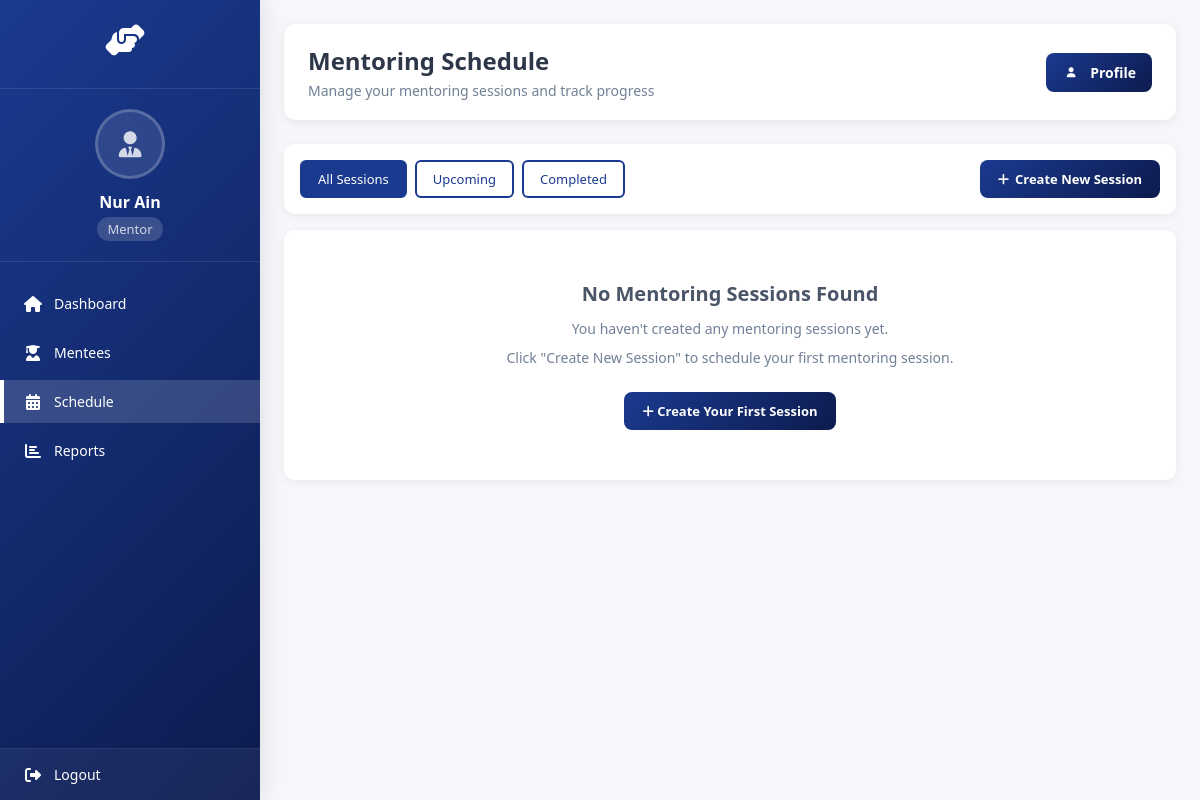
/mmms/mentor/schedule/ (signed in), run on an earlier commit of the app's database.
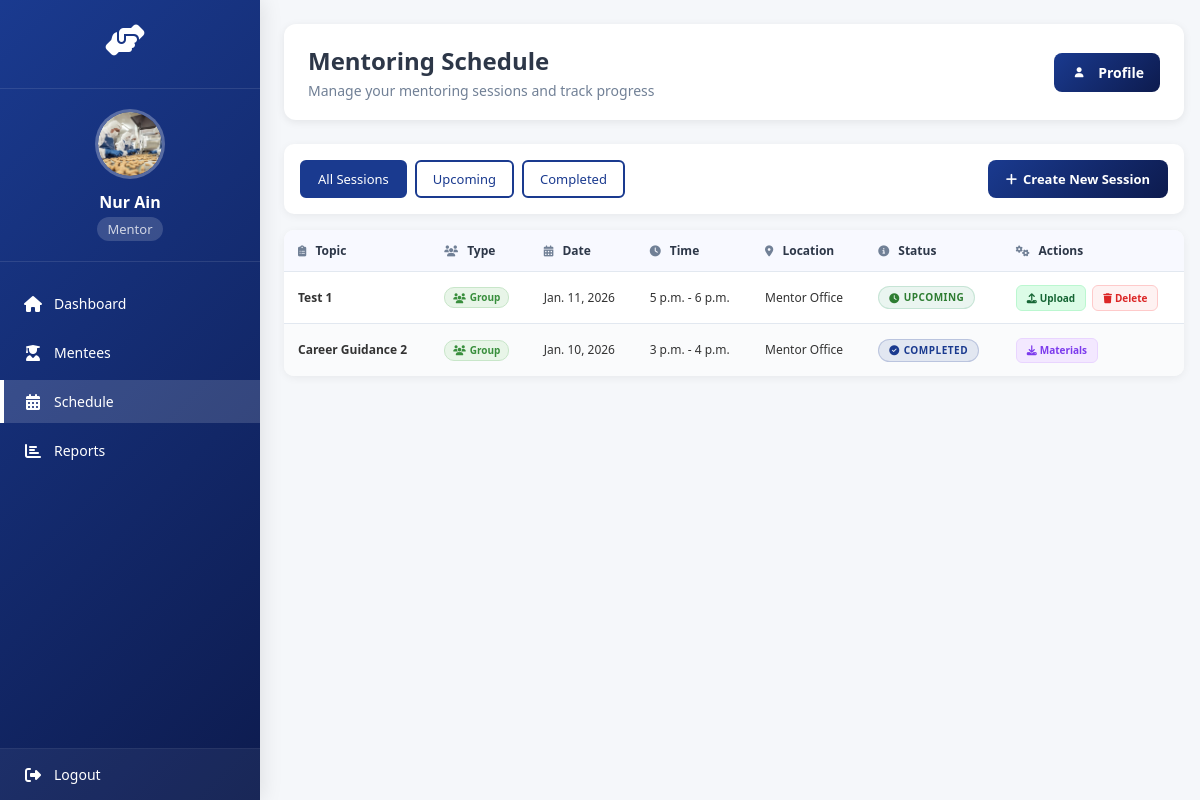
And on a later commit of the database.
### system/models.py (models this page shows, shortened)
class Mentor(models.Model):
    user = models.OneToOneField(settings.AUTH_USER_MODEL, on_delete=models.CASCADE)
    profile_picture = models.ImageField(upload_to='mentor_profile_pictures/', null=True, blank=True)
    MentorID = models.CharField(max_length=12, primary_key=True)
    MentorName = models.CharField(max_length=100)
    MentorEmail = models.EmailField()
    MentorPhone = models.CharField(max_length=15)
    MentorIC = models.CharField(max_length=15)
    MentorAddress = models.CharField(max_length=255)
    MentorPostcode = models.CharField(max_length=10)
    MentorCity = models.CharField(max_length=50)
    MentorState = models.CharField(max_length=50)
    MentorRace = models.CharField(max_length=50)
    MentorReligion = models.CharField(max_length=50)
    MentorDepartment = models.CharField(max_length=100)
    MaxMentees = models.IntegerField(default=20)
    CurrentMentees = models.IntegerField(default=0)
    MentorJoinDate = models.DateField()

class Activity(models.Model):
    ACTIVITY_TYPES = (
        ('mentoring', 'Mentoring Session'),
        ('workshop', 'Workshop'),
        ('seminar', 'Seminar'),
        ('meeting', 'Meeting'),
        ('other', 'Other'),
    )
    ActivityID = models.CharField(max_length=20, primary_key=True)
    ActivityName = models.CharField(max_length=200)
    ActivityType = models.CharField(max_length=20, choices=ACTIVITY_TYPES)
    Description = models.TextField(blank=True)
    Date = models.DateField()
    StartTime = models.TimeField()
    EndTime = models.TimeField()
    Location = models.CharField(max_length=200)
    CreatedBy = models.ForeignKey(settings.AUTH_USER_MODEL, on_delete=models.CASCADE)
    CreatedAt = models.DateTimeField(auto_now_add=True)
    IsMentoringSession = models.BooleanField(default=False)
    PrimaryMentor = models.ForeignKey('Mentor', on_delete=models.CASCADE, null=True, blank=True,
                                     related_name='primary_activities')
    AdditionalMentors = models.ManyToManyField('Mentor', blank=True,
                                              related_name='additional_activities')
    Attendees = models.ManyToManyField(Mentee, through='Attendance')
    @property
    def Mentor(self):
        """Backward compatibility property - returns primary mentor"""
        return self.PrimaryMentor

class MentoringSession(models.Model):
    SESSION_TYPES = (
        ('individual', 'Individual'),
        ('group', 'Group'),
    )
    activity = models.OneToOneField(Activity, on_delete=models.CASCADE)
    session_type = models.CharField(max_length=20, choices=SESSION_TYPES, default='individual')
    topic = models.CharField(max_length=200)
    materials = models.FileField(upload_to='session_materials/', blank=True, null=True)
    completed = models.BooleanField(default=False)
    completion_date = models.DateTimeField(null=True, blank=True)

### system/views.py (the view, shortened to what this page needs)
# urls.py: path('mentor/schedule/', views.mentoring_schedule, name='mentoring_schedule'),
@login_required
def mentoring_schedule(request):
    if request.user.role != 'mentor':
        messages.error(request, 'Access denied. Mentor role required.')
        return redirect('homepage')
    mentor = get_object_or_404(Mentor, user=request.user)
    today = timezone.now().date()
    time_filter = request.GET.get('time_filter', 'all')
    if time_filter == 'completed':
        mentoring_activities = Activity.objects.filter(
            IsMentoringSession=True,
            PrimaryMentor=mentor,
            mentoringsession__completed=True  # Only explicitly completed sessions
        ).distinct().order_by('-Date', 'StartTime')
    else:  # 'all' (default)
        mentoring_activities = Activity.objects.filter(
            IsMentoringSession=True,
            PrimaryMentor=mentor,
        ).distinct().order_by('-Date', 'StartTime')
    sessions_data = []
    completed_count = 0
    upcoming_count = 0
    for activity in mentoring_activities:
        try:
            mentoring_session = MentoringSession.objects.get(activity=activity)
            if mentoring_session.completed:
                completed_count += 1
            else:
                upcoming_count += 1
            sessions_data.append({
                'activity': activity,
                'mentoring_session': mentoring_session,
                'attendance': Attendance.objects.filter(activity=activity)
            })
        except MentoringSession.DoesNotExist:
            continue
    context = {
        'mentor': mentor,
        'sessions_data': sessions_data,
        'time_filter': time_filter,
        'today': today,
        'completed_count': completed_count,
        'upcoming_count': upcoming_count,
        'total_sessions': len(sessions_data),
        'assigned_mentees_count': mentor.mentee_set.count(),
    }
    return render(request, 'mentoring_schedule.html', context)

### system/templates/mentoring_schedule.html (shortened to what this page needs)
<!DOCTYPE html>
<html lang="en">
<head>
    <link rel="stylesheet" href="https://cdnjs.cloudflare.com/ajax/libs/font-awesome/6.4.0/css/all.min.css">
</head>
<body>
    <div class="sidebar">
        <div class="logo-section">
            <div class="logo">
                <i class="fas fa-hands-helping"></i>
            </div>
        </div>
        <div class="user-info">
            <div class="user-avatar">
                {% if mentor.profile_picture %}
                    <img src="{{ mentor.profile_picture.url }}" alt="Profile Picture" id="sidebarProfilePic">
                {% else %}
                    <i class="fas fa-user-tie" id="sidebarProfileIcon"></i>
                {% endif %}
            </div>
            <div class="user-name">{{ mentor.MentorName }}</div>
            <div class="user-role">Mentor</div>
        </div>
        <ul class="nav-menu">
            <li class="nav-item">
                <a href="{% url 'mentor_homepage' %}" class="nav-link">
                    <i class="fas fa-home"></i>
                    <span class="nav-text">Dashboard</span>
                </a>
            </li>
            <li class="nav-item">
                <a href="{% url 'view_assigned_mentees' %}" class="nav-link">
                    <i class="fas fa-user-graduate"></i>
                    <span class="nav-text">Mentees</span>
                </a>
            </li>
            <li class="nav-item">
                <a href="{% url 'mentoring_schedule' %}" class="nav-link active">
                    <i class="fas fa-calendar-alt"></i>
                    <span class="nav-text">Schedule</span>
                </a>
            </li>
            <li class="nav-item">
                <a href="{% url 'activity_report' %}" class="nav-link">
                    <i class="fas fa-chart-bar"></i>
                    <span class="nav-text">Reports</span>
                </a>
            </li>
        </ul>
        <div class="sidebar-footer">
            <div class="nav-item logout-item">
                <a href="{% url 'logout' %}" class="logout-link">
                    <i class="fas fa-sign-out-alt"></i>
                    <span class="nav-text">Logout</span>
                </a>
            </div>
        </div>
    </div>
    <div class="main-content">
        <div class="content-header">
            <div>
                <h1>Mentoring Schedule</h1>
                <p>Manage your mentoring sessions and track progress</p>
            </div>
            <div class="profile-section">
                <a href="{% url 'mentor_update_profile' %}" class="profile-btn">
                    <div class="profile-avatar">
                        <i class="fas fa-user"></i>
                    </div>
                    <span>Profile</span>
                </a>
            </div>
        </div>
        <div class="controls">
            <div class="filter-buttons">
                <a href="?time_filter=all" class="filter-btn {% if time_filter == 'all' or not time_filter %}active{% endif %}">All Sessions</a>
                <a href="?time_filter=upcoming" class="filter-btn {% if time_filter == 'upcoming' %}active{% endif %}">Upcoming</a>
                <a href="?time_filter=completed" class="filter-btn {% if time_filter == 'completed' %}active{% endif %}">Completed</a>
            </div>
            <a href="{% url 'create_mentoring_session' %}" class="create-btn">
                <i class="fas fa-plus"></i> Create New Session
            </a>
        </div>
        {% if sessions_data %}
        <div class="mentoring-schedule-container">
            <table class="mentoring-schedule-table">
                <thead>
                    <tr>
                        <th><i class="fas fa-clipboard-list table-header-icon"></i> Topic</th>
                        <th><i class="fas fa-users table-header-icon"></i> Type</th>
                        <th><i class="fas fa-calendar-alt table-header-icon"></i> Date</th>
                        <th><i class="fas fa-clock table-header-icon"></i> Time</th>
                        <th><i class="fas fa-map-marker-alt table-header-icon"></i> Location</th>
                        <th><i class="fas fa-info-circle table-header-icon"></i> Status</th>
                        <th><i class="fas fa-cogs table-header-icon"></i> Actions</th>
                    </tr>
                </thead>
                <tbody>
                    {% for session in sessions_data %}
                    <tr>
                        <td>
                            <strong>{{ session.activity.ActivityName }}</strong>
                        </td>
                        <td>
                            <span class="session-type-badge type-{{ session.mentoring_session.session_type }}">
                                <i class="fas fa-{% if session.mentoring_session.session_type == 'individual' %}user{% else %}users{% endif %}"></i>
                                {{ session.mentoring_session.get_session_type_display }}
                            </span>
                        </td>
                        <td>{{ session.activity.Date }}</td>
                        <td>{{ session.activity.StartTime }} - {{ session.activity.EndTime }}</td>
                        <td>{{ session.activity.Location }}</td>
                        <td>
                            <span class="status-badge
                                {% if session.mentoring_session.completed or session.mentoring_session.materials %}status-completed
                                {% else %}status-upcoming{% endif %}">
                                <i class="fas fa-{% if session.mentoring_session.completed or session.mentoring_session.materials %}check-circle{% else %}clock{% endif %}"></i>
                                {% if session.mentoring_session.completed or session.mentoring_session.materials %}COMPLETED
                                {% else %}UPCOMING{% endif %}
                            </span>
                        </td>
                        <td>
                            <div class="action-buttons">
                                {% if not session.mentoring_session.completed and not session.mentoring_session.materials %}
                                <button type="button" class="action-btn btn-upload upload-materials-btn"
                                        data-activity-id="{{ session.activity.ActivityID }}">
                                    <i class="fas fa-upload"></i> Upload
                                </button>
                                {% endif %}
                                {% if session.mentoring_session.materials %}
                                <a href="{{ session.mentoring_session.materials.url }}" target="_blank" class="action-btn btn-materials">
                                    <i class="fas fa-download"></i> Materials
                                </a>
                                {% endif %}
                                {% if not session.mentoring_session.completed or not session.mentoring_session.materials %}
                                <form method="POST" action="{% url 'delete_mentoring_session' session.activity.ActivityID %}" style="display: inline;">
                                    <button type="submit" class="action-btn btn-delete" onclick="return confirm('Are you sure you want to delete this session?')">
                                        <i class="fas fa-trash"></i> Delete
                                    </button>
                                </form>
                                {% endif %}
                            </div>
                        </td>
                    </tr>
                    {% endfor %}
                </tbody>
            </table>
        </div>
        {% else %}
        <div class="no-sessions">
            <h2>No Mentoring Sessions Found</h2>
            <p>You haven't created any mentoring sessions yet.</p>
            <p>Click "Create New Session" to schedule your first mentoring session.</p>
            <a href="{% url 'create_mentoring_session' %}" class="create-btn" style="margin-top: 15px; display: inline-block;">
                <i class="fas fa-plus"></i> Create Your First Session
            </a>
        </div>
        {% endif %}
    </div>
</body>
</html>

What changed in the data, as far as the page shows it:
changed Mentor "Nur Ain": profile_picture: picture added
added Activity: activity.ActivityName "Test 1", mentoring_session.session_type "Group", activity.Date "Jan. 11, 2026", activity.StartTime "5 p.m.", activity.EndTime "6 p.m.", activity.Location "Mentor Office", shows "UPCOMING", shows "Delete"
added Activity: activity.ActivityName "Career Guidance 2", mentoring_session.session_type "Group", activity.Date "Jan. 10, 2026", activity.StartTime "3 p.m.", activity.EndTime "4 p.m.", activity.Location "Mentor Office", shows "COMPLETED"
Also different on the page:
text no longer shown: "No Mentoring Sessions Found You haven't created any mentoring sessions yet. Click \"Create New Session\" to schedule your first mentoring session. Create Your First Session"
text now shown: "Topic Type Date Time Location Status Actions"
